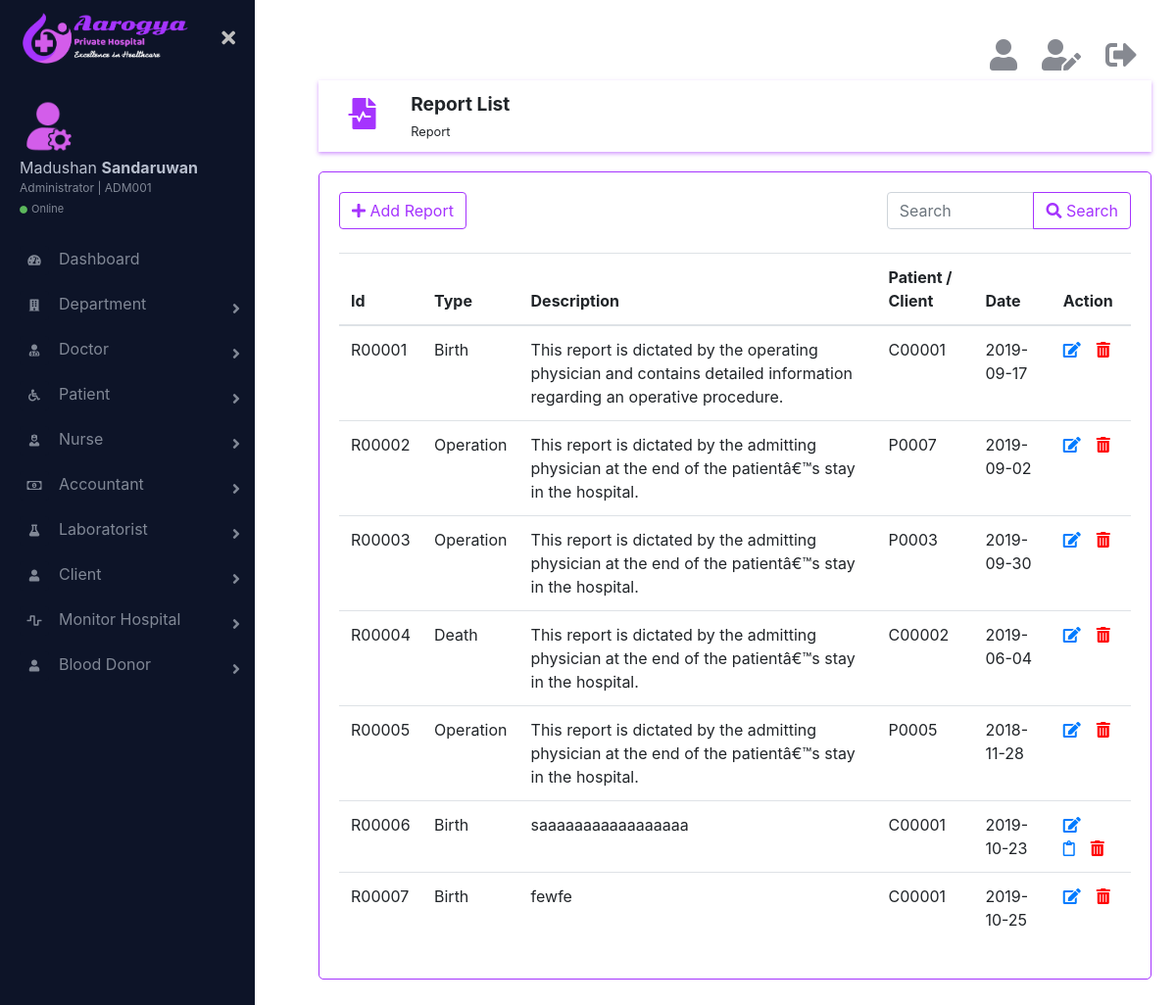
/html/reportList.php (signed in), run on the app's committed database.
### tables this page shows
CREATE TABLE IF NOT EXISTS `report` (
  `id` char(6) NOT NULL,
  `type` varchar(10) NOT NULL,
  `description` varchar(255) NOT NULL,
  `patientId` char(6) NOT NULL,
  `file` varchar(9999) NOT NULL,
  `date` date NOT NULL,
  `is_deleted` int(11) NOT NULL,
  PRIMARY KEY (`id`)
);

### html/reportList.php (the view, shortened to what this page needs)
<?php
    require_once('../connection/connection.php');
?>
<!DOCTYPE html>
<html lang="en">
    <head>
        <link rel="stylesheet" href="../css/bootstrap.min.css">
        <link href="https://cdnjs.cloudflare.com/ajax/libs/font-awesome/5.10.0-11/css/all.css" rel="stylesheet">
        <link href="../css/main.css" rel="stylesheet">
    </head>
    <body>
        <div class="page-wrapper chiller-theme toggled">
            <?php
                require_once('sidebar.php');
            ?>
            <main class="page-content">
                <div class="container">
                    <?php
                        require_once('logoutbar.php');
                    ?>
                    <div class="row topic">
                        <div class="col-md-1 topic-logo">
                            <i class="fas fa-file-medical-alt fa-2x"></i>
                        </div>
                        <div class="col-md-11">
                            <span class="font-weight-bold"><big>Report List</big><br><small>Report</small></span>
                        </div>
                    </div>
                    <div class="row">
                        <div class="col-md-12 form">
                            <div class="row">
                                <div class='col-md-8'>
                                <?php
                                    if($_SESSION['role'] != 'client'){
                                        echo "<a href='addReport.php' ><button type='button' class='btn btn-outline-primary'><i class='fas fa-plus'></i>  Add Report</button></a>";
                                    }
                                ?>
                                </div>
                                <div class="col-md-4">
                                    <form action="reportList.php" method="get">
                                        <div class="input-group">
                                            <input type="search" name="searchTxt" class="form-control" placeholder="Search">
                                            <div class="input-group-append">
                                                <button class="btn btn-outline-primary" type="submit" name="search"><i class="fas fa-search"></i> Search</button>
                                            </div>
                                        </div>
                                    </form>
                                </div>
                            </div>
                            <br>
                            <table class="table">
                              <thead>
                                <tr>
                                    <th scope="col">Id</th>
                                    <th scope="col">Type</th>
                                    <th scope="col">Description</th>
                                    <th scope="col">Patient / Client</th>
                                    <th scope="col">Date</th>
                                    <?php
                                        if($_SESSION['role'] != 'client'){
                                            echo "<th scope='col'>Action</th>";
                                        }
                                    ?>
                                </tr>
                              </thead>
                              <tbody>
                                  <?php
                                    if(isset($_GET['search'])){
                                        $search =  mysqli_real_escape_string($con,$_GET['searchTxt']);
                                        $query = "SELECT * FROM `report` WHERE `is_deleted` = 0 AND `patientId` LIKE '{$search}%' OR `type` LIKE '{$search}%' OR `id` LIKE '{$search}%' ORDER BY  `date` DESC";
                                    } else {
                                        if($_SESSION['role'] != 'client') {
                                            $query = "SELECT * FROM `report` WHERE is_deleted = 0 ORDER BY `id`";
                                        } else {
                                            $query = "SELECT * FROM `report` WHERE is_deleted = 0 AND patientId = '{$_SESSION['id']}' ORDER BY `date` DESC";
                                        }
                                    }
                                    $result_set = mysqli_query($con,$query);
                                    if (mysqli_num_rows($result_set) >= 1) {
                                        while($rep = mysqli_fetch_assoc($result_set)){
                                            echo "<tr>";
                                            echo "<td>".$rep['id']."</td>";
                                            echo "<td>".$rep['type']."</td>";
                                            echo "<td>".$rep['description']."</td>";
                                            echo "<td>".$rep['patientId']."</td>";
                                            echo "<td>".$rep['date']."</td>";
                                            if($_SESSION['role'] != 'client'){
                                                if($rep['file'] == null){
                                                    echo "<td><a href=\"#\"><i class='fas fa-edit mr-3' data-toggle='tooltip' title='Edit'></i></a><a href='reportList.php?id={$rep['id']}' onclick=\"return confirm('Are you sure to delete this information ?');\"><i class='fas fa-trash-alt' data-toggle='tooltip' title='Delete' style='color:red;'></i></a></td>";
                                                } else {
                                                    echo "<td><a href=\"#\"><i class='fas fa-edit mr-3' data-toggle='tooltip' title='Edit'></i></a><a href=\"{$rep['file']}\" target='_blank'><i class='far fa-clipboard mr-3' data-toggle='tooltip' title='View'></i></a><a href='reportList.php?id={$rep['id']}' onclick=\"return confirm('Are you sure to delete this information ?');\"><i class='fas fa-trash-alt' data-toggle='tooltip' title='Delete' style='color:red;'></i></a></td>";
                                                }
                                            }
                                            echo "</tr>";
                                        }
                                    } else {
                                        echo "<tr><td><h4 class='text-danger'>No records</h4></td></tr>";
                                    }
                                  ?>
                              </tbody>
                            </table>
                        </div>
                    </div>
                </div>
            </main>
        </div>
    </body>
    </html>

### css/main.css (style rules this page uses)
.page-wrapper { height: 100vh; }
@media screen and (min-width: 700px) { .page-wrapper.toggled .page-content { padding-left: 300px; } }
.page-wrapper .page-content { display: inline-block; width: 100%; padding-left: 0px; padding-top: 20px; }
.page-wrapper .page-content > div { padding: 20px 40px; }
.page-wrapper .page-content { overflow-x: hidden; }
.topic { box-shadow: 0 2px 4px rgba(165, 52, 254, 0.5); padding: 10px; }
.topic-logo { display: inline-block; text-align: center; color: rgb(165, 52, 254); margin-top: 8px; }
.form { margin-top: 20px; border: 1px solid rgb(165, 52, 254); border-radius: 5px; padding: 20px; }

### data on the page
report: id "R00001", type "Birth", description "This report is dictated by the operating physician and contains detailed information regarding an operative procedure.", patientId "C00001", date "2019-09-17"
report: id "R00002", type "Operation", description "This report is dictated by the admitting physician at the end of the patientâ€™s stay in the hospital.", patientId "P0007", date "2019-09-02"
report: id "R00003", type "Operation", description "This report is dictated by the admitting physician at the end of the patientâ€™s stay in the hospital.", patientId "P0003", date "2019-09-30"
report: id "R00004", type "Death", description "This report is dictated by the admitting physician at the end of the patientâ€™s stay in the hospital.", patientId "C00002", date "2019-06-04"
report: id "R00005", type "Operation", description "This report is dictated by the admitting physician at the end of the patientâ€™s stay in the hospital.", patientId "P0005", date "2018-11-28"
report: id "R00006", type "Birth", description "saaaaaaaaaaaaaaaaa", patientId "C00001", date "2019-10-23"
report: id "R00007", type "Birth", description "fewfe", patientId "C00001", date "2019-10-25"

### other printed values
$_SESSION['firstName'] "Madushan"
$_SESSION['lastName'] "Sandaruwan"
$_SESSION['id'] "ADM001"
